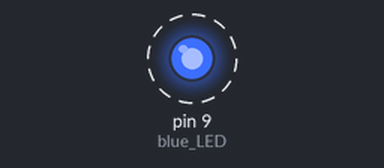
This sketch was run on a simulated Arduino Uno, built with avr-gcc and run on an emulated ATmega328P. On the bench: output pins drawn as LEDs (lit = HIGH). Dashed ring = blinking.

Above: at 0.09 s.
Timing chart, 0 to 3.0 s (numbered marks = the images above):
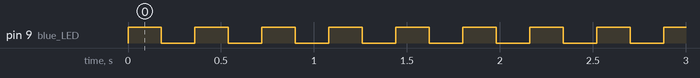

Measured:
- by itself, pin 9 (blue_LED): alternates HIGH for 0.18 s and LOW for 0.18 s

The sketch:

blinking_LED_Function.ino
```cpp
int blue_LED = 9; // Setting the pin number on the arduino for the led output.

void blinking(); // Declaring the function.

void setup() {
  pinMode(blue_LED, OUTPUT); // Setting the varible of the blue_LED which is pin 9 to an output.
}


void loop() {

  blinking(blue_LED); // Calling the function and passing in blue_LED into the function.

}

int blinking(int a) // Defining the function with int a to be a place holder for the blue_LED varible.
{

  digitalWrite(a, LOW); // Starting the output on pin 9 to be low.

  for (int i = 0; i < 10; i++) // The actual loop that changes the output of pin 9 from high to low 10 times.
  {

    digitalWrite(a,HIGH);
    delay(180);
    digitalWrite(a,LOW);
    delay(180);

  }

}
```
